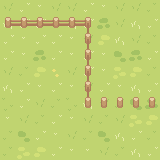

Rendered tile map (Tiled .tmx) drawn with the repository's tilesets; below, a short description and the full map source, tile grids included:
An orthogonal 10x10 tile map with 16x16 px tiles, 2 tile layers (Tile Layer 1, Tile Layer 2), 2 tilesets and 8 objects.

<map version="1.10" tiledversion="1.10.2" orientation="orthogonal" renderorder="right-down" width="10" height="10" tilewidth="16" tileheight="16" infinite="0" nextlayerid="6" nextobjectid="36">
 <tileset firstgid="1" source="tiles/Grass.tsx" />
 <tileset firstgid="81" source="tiles/Fences.tsx" />
 <layer id="1" name="Tile Layer 1" width="10" height="10">
  <data encoding="csv">
1,12,13,1,1,12,13,1,1,2,
11,12,12,13,11,12,5,1,11,12,
12,13,12,12,13,1,15,11,1,2,
12,13,5,12,13,12,13,4,5,12,
1,2,15,16,1,12,13,14,15,2,
11,12,13,12,13,1,12,13,11,12,
3,12,1,2,3,11,1,2,4,5,
13,1,2,12,13,1,2,1,14,15,
2,4,12,13,1,2,4,11,12,2,
2,14,15,12,13,13,1,2,11,12
</data>
 </layer>
 <layer id="3" name="Tile Layer 2" width="10" height="10">
  <data encoding="csv">
0,0,0,0,0,0,0,0,0,0,
94,95,95,95,95,84,0,0,0,0,
0,0,0,0,0,85,0,0,0,0,
0,0,0,0,0,85,0,0,0,0,
0,0,0,0,0,85,0,0,0,0,
0,0,0,0,0,85,0,0,0,0,
0,0,0,0,0,89,93,93,93,93,
0,0,0,0,0,0,0,0,0,0,
0,0,0,0,0,0,0,0,0,0,
0,0,0,0,0,0,0,0,0,0
</data>
 </layer>
 <objectgroup id="4" name="collision">
  <object id="6" x="0.25" y="15.5" width="95.5" height="16.25" />
  <object id="7" x="79.75" y="32" width="15.5" height="77.75" />
  <object id="8" x="79.75" y="96.25" width="80" height="14.75" />
  <object id="31" x="0" y="32.125" width="15.5" height="127.75" />
  <object id="32" x="16" y="144.375" width="144" height="15.25" />
  <object id="33" x="144.5" y="111.375" width="15.5" height="32.5" />
  <object id="34" x="144.5" y="0.625" width="15.5" height="95.75" />
  <object id="35" x="0.5" y="0.125" width="143.75" height="15.5" />
 </objectgroup>
 <objectgroup id="5" name="NextRoomLayer" />
</map>
